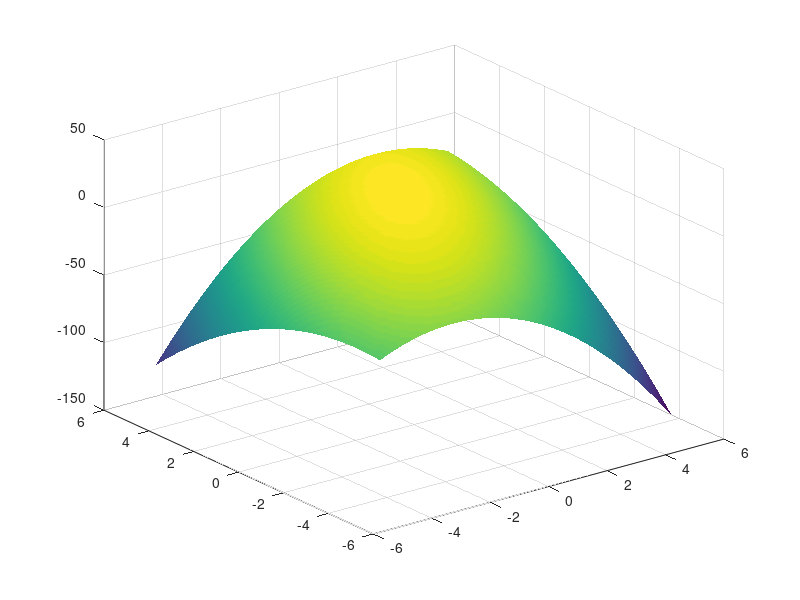

This chart was generated by the following MATLAB code:
clc;
clear all;
close all;
%declare function
func = @(x,y) 2.*x.*y + 2.*x - x.^2 - 2.*y.^2;

x = linspace(-5,5,100); %create a linspace in x direction
y = linspace(-5,5,100); %create a linspace in y direction
[X,Y] = meshgrid(y,x); %now create a plane or mesh using those x,y values,that is actually a matrix
F = func(X,Y); %now pass that [X,Y] matrix into our f(x,y) function
surf(x,y,F');
shading interp;